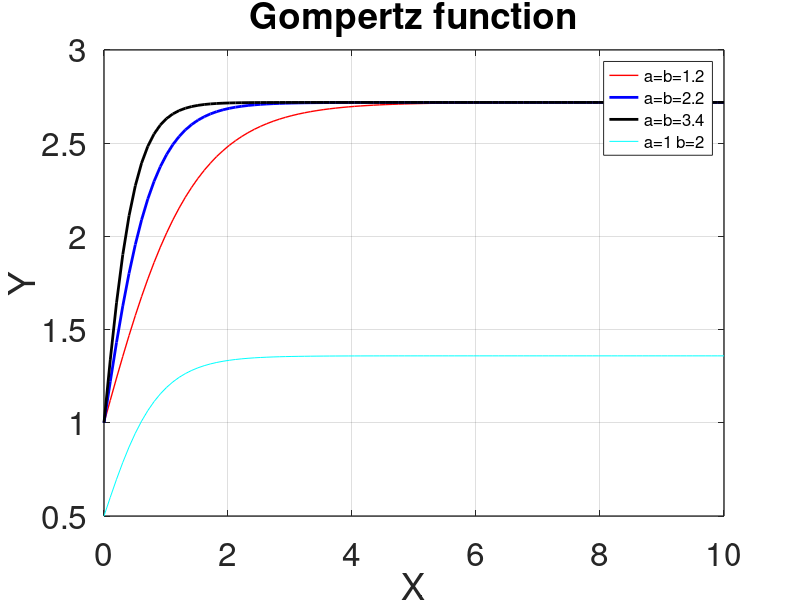

MATLAB code to generate this figure:
V0=1
x=linspace(0, 10, 100)
% first case a=b=1.2%
a=b=1.2
y1=V0*a*exp(1-exp(-b*x))/b

% second case a=b=2.2 %
a=b=2.2
y2=V0*a*exp(1-exp(-b*x))/b

% third case a=b=3.4 %
a=b=3.4
y3=V0*a*exp(1-exp(-b*x))/b

% forth case a=1.0 b=2 %
a=1.0
b=2
y4=V0*a*exp(1-exp(-b*x))/b

plot(x, y1,' r', 'linewidth', 1, x, y2, ' b', 'linewidth', 2, x, y3, ' k', 'linewidth', 2, x, y4, ' c')
grid on
set(gca, 'fontsize', 24, 'linewidth', 1)
title('Gompertz function')
xlabel('X')
ylabel('Y')
h ={"a=b=1.2", "a=b=2.2", "a=b=3.4", "a=1 b=2"};
legend (h, "location", "northeast");
set (legend, "fontsize", 12);
